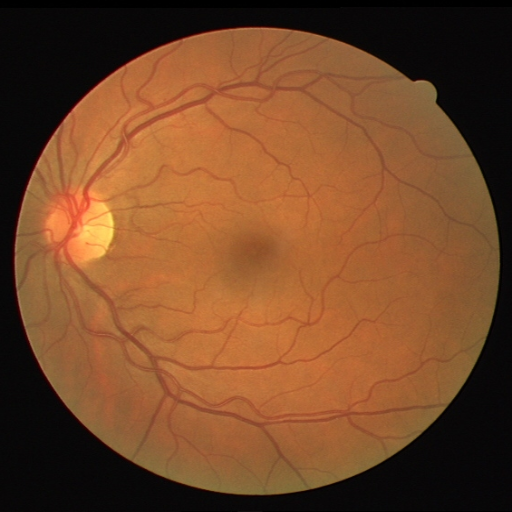
#> input picture img/retina_2.png, 512 x 512 px
$ python '4. hist equal.py'
#> lines starting #> are read from the running program, lines starting #| are printed output that depends on the picture
# 4. hist equal.py
# import
import cv2
import numpy as np
import matplotlib.pyplot as plt

# image loading
image = cv2.imread(r"img/retina_2.png", cv2.IMREAD_GRAYSCALE)
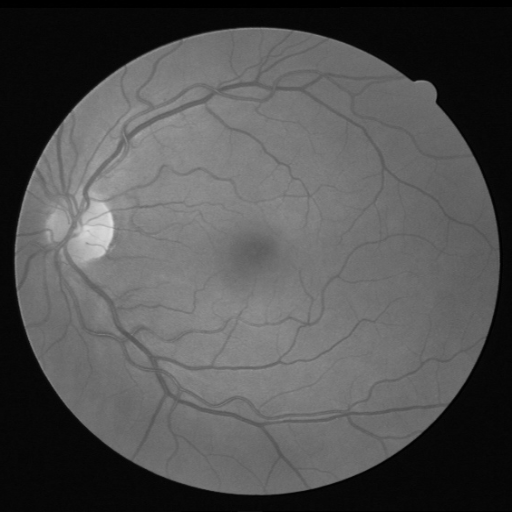
#> image: shape (512, 512); min 0, max 222, mean 82
# other options:
# boat_bgr = cv2.imread(r'task/img/boat.jpg')

height = image.shape[0]
#> height = 512
width = image.shape[1]
#> width = 512

def get_pdf(image):
    pdf = np.zeros(256, dtype=np.float32)
    for i in range(height):
        for j in range(width):
            pdf[image[i,j]] += 1
    pdf /= (height * width)
    return pdf

def get_cdf(pdf):
    cdf = np.zeros_like(pdf)
    cdf[0] = pdf[0]
    for i in range(1, 256):
        cdf[i] = cdf[i-1] + pdf[i]
    return cdf

# pdf & cdf
pdf = get_pdf(image)
#> pdf = 256 values, max 0.12 at index 7, min 0 at index 221, mean 0.00391
cdf = get_cdf(pdf)
#> after the loop in get_cdf, `for i in range(1, 256):`: cdf = 256 values from 0.0132 to 1
#> cdf = 256 values from 0.0132 to 1

# hist mapping
T = np.zeros_like(pdf)
#> T = 256 values from 0 to 0
for i in range(256):
    T[i] = round(cdf[i] * 255)
#> after the loop, T = 256 values from 3 to 255

new_image = np.zeros_like(image)
for i in range(height):
    for j in range(width):
        new_image[i,j] = T[image[i,j]]
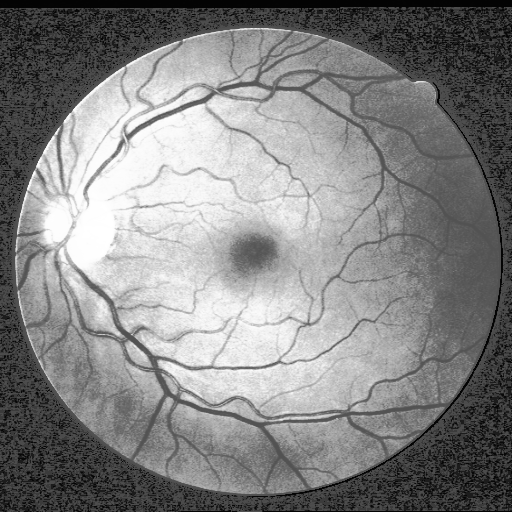
#> new_image: shape (512, 512); min 3, max 255, mean 131.9

# new pdf & cdf
new_pdf = get_pdf(new_image)
#> new_pdf = 256 values, max 0.12 at index 59, min 0 at index 0, mean 0.00391
new_cdf = get_cdf(new_pdf)
#> new_cdf = 256 values from 0 to 1

# plotting (orginal vs log)
plt.figure(figsize=(8, 15)) # (width, height)

plt.subplot(3, 2, 1) # (rows, columns, index)
plt.imshow(image, cmap="gray")
plt.title("Original")
plt.axis("off")

plt.subplot(3, 2, 2)
plt.imshow(new_image, cmap="gray")
plt.title("eqalized")
plt.axis("off")

plt.subplot(3, 2, 3)
plt.plot(pdf, color="black")
plt.title("PDF")
plt.xlabel("intensity")
plt.ylabel("probability")

plt.subplot(3, 2, 4)
plt.plot(cdf, color="black")
plt.title("CDF")
plt.xlabel("intensity")
plt.ylabel("probability")

plt.subplot(3, 2, 5)
plt.plot(new_pdf, color="black")
plt.title("New PDF")
plt.xlabel("intensity")
plt.ylabel("probability")

plt.subplot(3, 2, 6)
plt.plot(new_cdf, color="black")
plt.title("New CDF")
plt.xlabel("intensity")
plt.ylabel("probability")

plt.tight_layout()
plt.savefig(r"out.png", dpi=300, bbox_inches="tight")
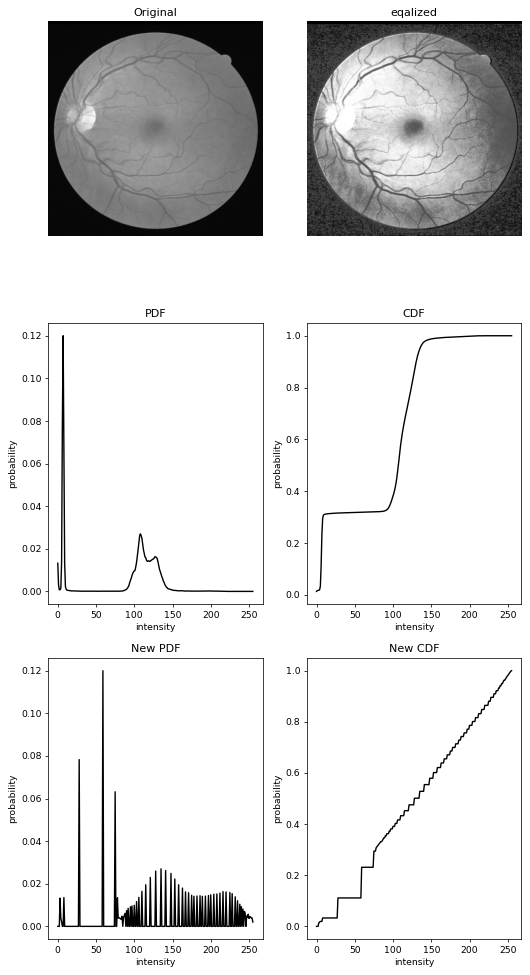
#> figure drawn by matplotlib, 6 panels; panel 3: curve peaks at x = 7, y = 0.12; panel 4: curve peaks at x = 222, y = 1; panel 5: curve peaks at x = 59, y = 0.12; panel 6: curve peaks at x = 255, y = 1
plt.show()

$ run again, with img/boat.jpg saved as img/retina_2.png
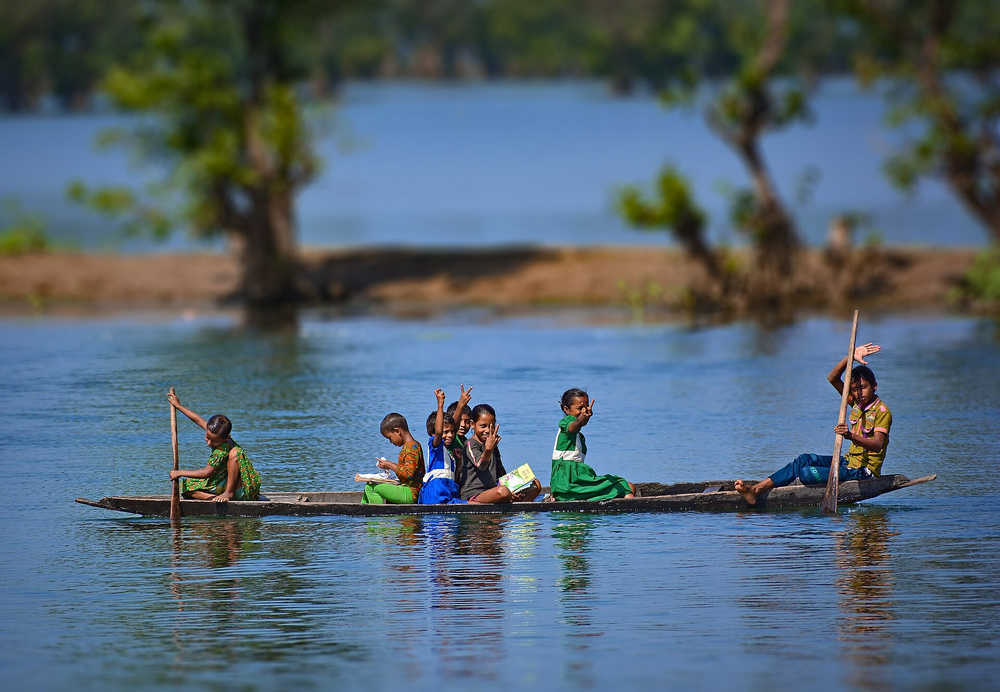
#> input picture img/boat.jpg, 1000 x 692 px, shrunk from 1920 x 1328 before the run
#> `image = cv2.imread(r"img/retina_2.png", cv2.IMREAD_GRAYSCALE)`:
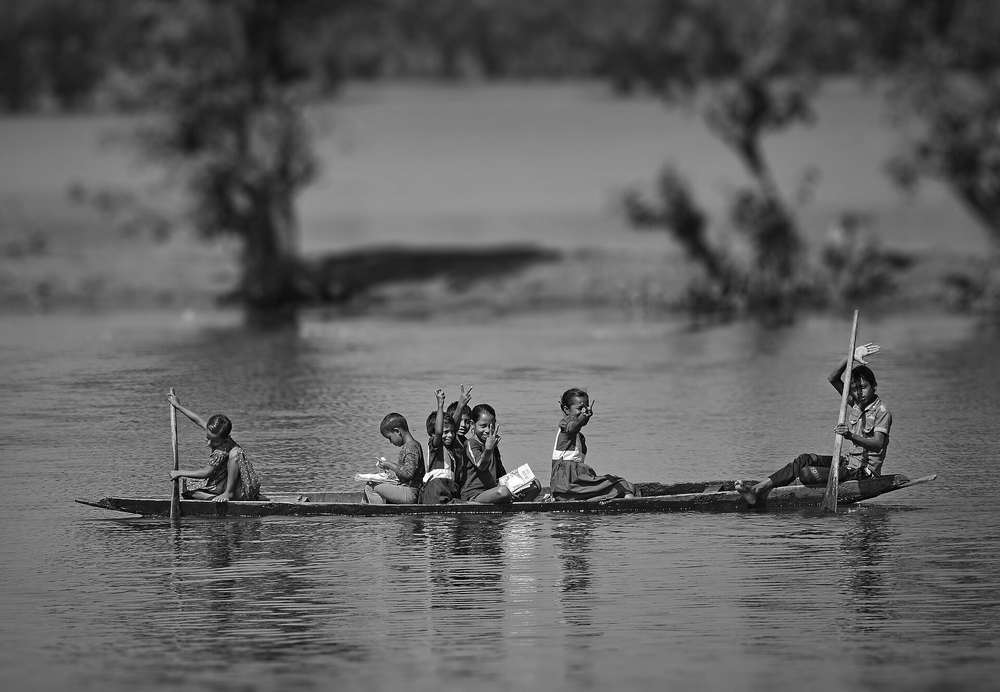
#> image: shape (692, 1000); min 0, max 255, mean 97.3
#> `pdf = get_pdf(image)`: pdf = 256 values, max 0.0143 at index 126, min 1.73e-05 at index 227, mean 0.00391
#> after the loop in get_cdf, `for i in range(1, 256):`: cdf = 256 values from 8.67e-05 to 1
#> after the loop `for i in range(256):`: T = 256 values from 0 to 255
#> after the loop `for i in range(height):`:
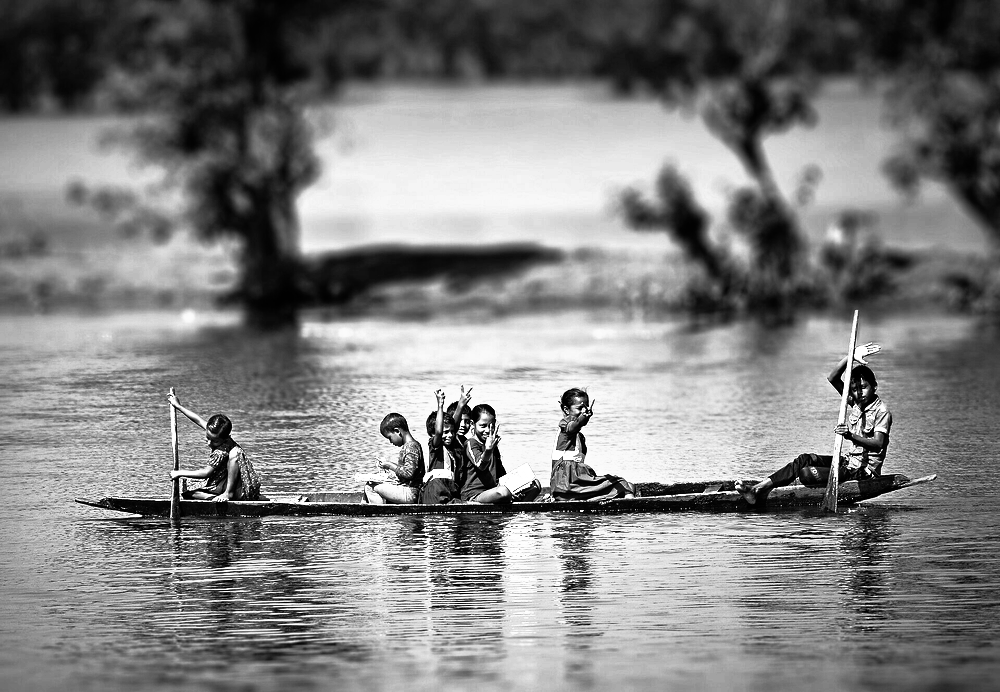
#> new_image: shape (692, 1000); min 0, max 255, mean 128.6
#> new_pdf = 256 values, max 0.0143 at index 195, min 0 at index 14, mean 0.00391
#> new_cdf = 256 values from 0.00165 to 1
